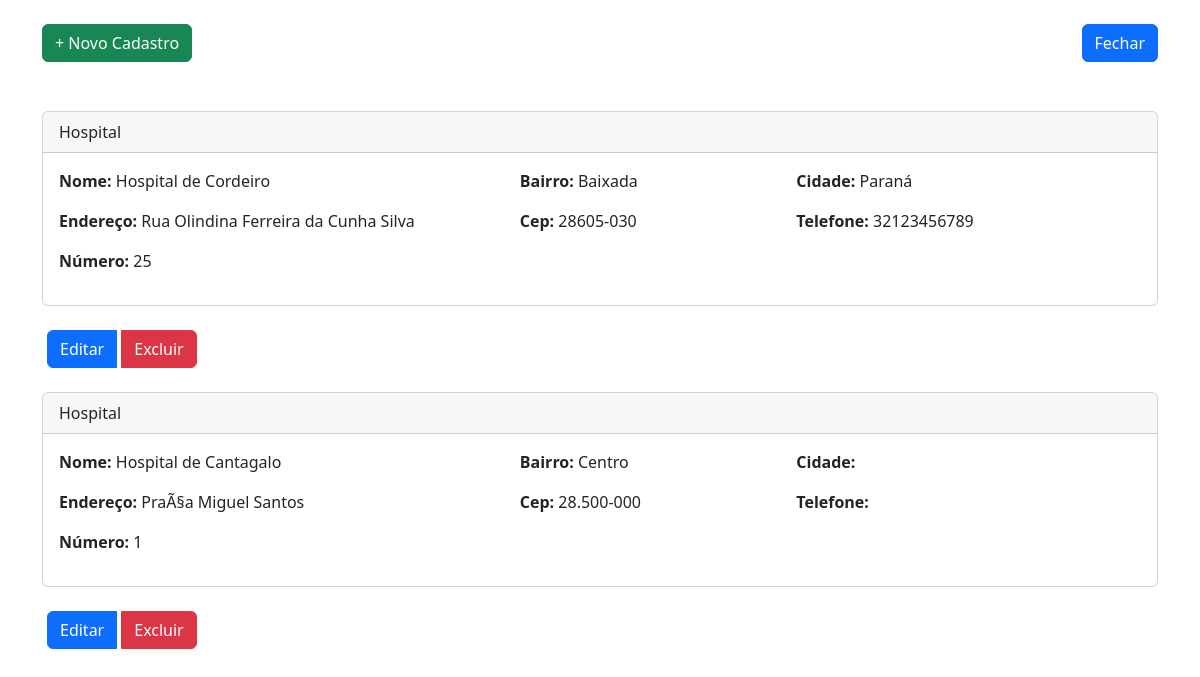
Page /App/views/user/HospitalView/indexHospital.php on the earlier database version.
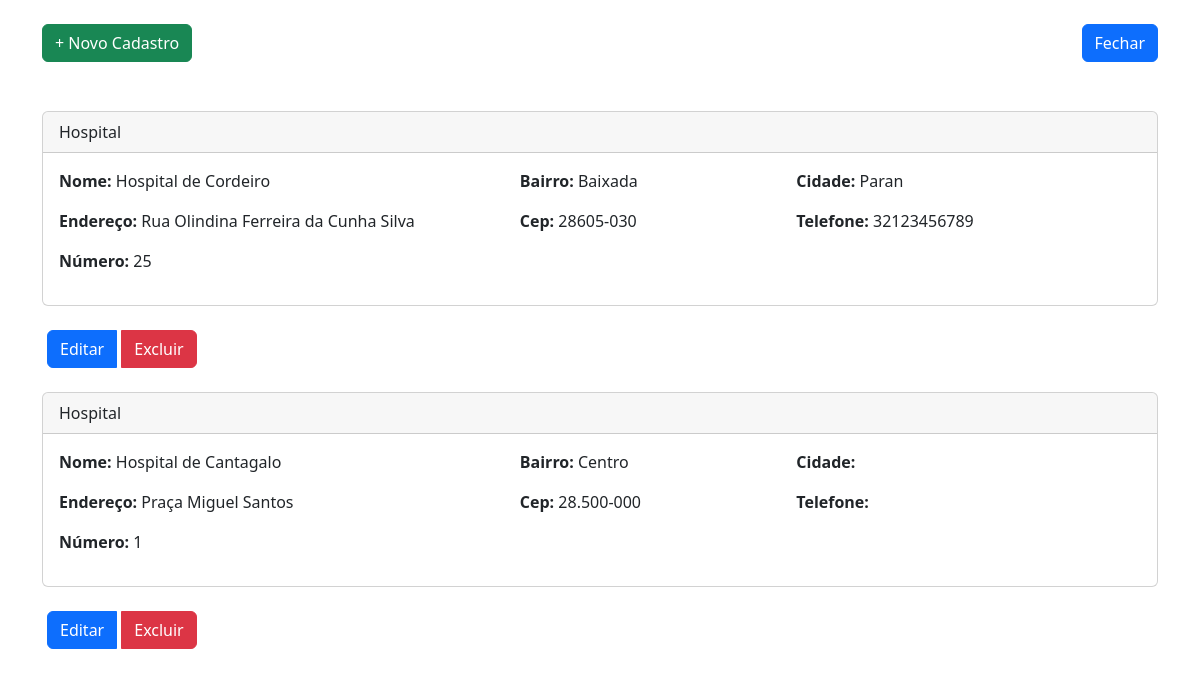
Same page on the later database version.
### tables this page shows
CREATE TABLE IF NOT EXISTS `hospitais` (
  `id` int NOT NULL AUTO_INCREMENT,
  `nome` varchar(150) NOT NULL,
  `endereco` varchar(150) NOT NULL,
  `numero` int NOT NULL,
  `bairro` varchar(60) NOT NULL,
  `cep` varchar(10) NOT NULL,
  `cidade` varchar(220) NOT NULL,
  `telefone` varchar(13) NOT NULL,
  `created` datetime NOT NULL,
  `modified` datetime DEFAULT NULL,
  PRIMARY KEY (`id`)
);

### App/config/conexao.php (called while the page is built, shortened)
<?php
class Banco
{
    protected $mysqli;
    private function conexao($servidor, $usuario, $senha, $banco)
    {
        try {
            $this->mysqli = new mysqli($servidor, $usuario, $senha, $banco);
        } catch (Exception $e) {
            die($e->getMessage());
        }
    }
    public function getConexao()
    {
        return $this->mysqli;
    }
}
?>

### App/controllers/Hospital/HospitalListarController.php (called while the page is built)
<?php
require_once (__DIR__ ."/../../models/HospitalModel.php");
class listarHospital
{    private $listar;
    public function __construct(){
        $this->listar = new Hospital();
        $this->listarTodos();
    }
    public function listarTodos(){
        return $this->listar->listarHospitais();
    }
 }
?>

### App/models/HospitalModel.php (called while the page is built, shortened)
<?php
require_once (__DIR__ ."/../dao/HospitalDAO.php");
class Hospital extends Banco
{
    private $hospitalDAO;
    public function __construct()
    {
        $this->hospitalDAO = new HospitalDAO();
    }
    public function listarHospitais()
    {
        return $this->hospitalDAO->getHospital();
    }
}
?>

### App/dao/HospitalDAO.php (called while the page is built, shortened)
<?php
require_once(__DIR__ . "/../config/conexao.php");
class HospitalDAO
{
    protected $conexao;
    public function __construct()
    {
        $this->conexao = new Banco();
    }
    public function getHospital()
    {
        try {
            $stmt = $this->conexao->getConexao()->prepare("SELECT * FROM hospitais ORDER BY id DESC ");
            $stmt->execute();
            $result = $stmt->get_result();
            while ($row = $result->fetch_assoc()) {
                $hospital [] = $row;
            }
            return $hospital;
        } catch (Exception $e) {
            echo "Erro ao listar hospitais: " . $e->getMessage();
            return [];
        }
    }
}
?>

### App/views/user/HospitalView/indexHospital.php (the view, shortened to what this page needs)
<?php
require_once("../../../controllers/Hospital/HospitalListarController.php");
$controller = new listarHospital();
$row = $controller->listarTodos();
?>
<!DOCTYPE html>
<html lang="en">
<head>
    <link href="https://cdn.jsdelivr.net/npm/bootstrap@5.2.1/dist/css/bootstrap.min.css" rel="stylesheet"
>
</head>
<body>
<div class="container">
    <header class="d-flex justify-content-between my-4">
        <p class="text-right"><a href="CriarHospital.php" class="btn btn-success">+ Novo Cadastro</a></p>
        <a href="../../home.php" class="btn btn-primary" style="margin-bottom: 25px;">Fechar</a>
    </header>
    <?php foreach ($row as $value): ?>
        <div class="card">
            <div class="card-header">Hospital</div>
            <div class="card-body">
                <div class="row">
                    <div class="col-md-5">
                        <p><strong>Nome:</strong> <?php echo $value['nome']; ?></p>
                        <p><strong>Endereço:</strong> <?php echo $value['endereco']; ?></p>
                    </div>
                    <div class="col-md-3">
                        <p><strong>Bairro:</strong> <?php echo $value['bairro']; ?></p>
                        <p><strong>Cep:</strong> <?php echo $value['cep']; ?></p>
                    </div>
                    <div class="col-md-3">
                        <p><strong>Cidade:</strong> <?php echo $value['cidade']; ?></p>
                        <p><strong>Telefone:</strong> <?php echo $value['telefone']; ?></p>
                    </div>
                    <div class="col-md-3">
                        <p><strong>Número:</strong> <?php echo $value['numero']; ?></p>
                    </div>
                </div>
            </div>
        </div>
        <br>
        <div class="col-md-3 text-right">
            <div class="btn-group">
                <a class="btn btn-primary" style="margin-left: 5px; margin-right: 5px;"
                   href="../../user/HospitalView/editarHospital.php?id=<?php echo $value['id']; ?>">Editar</a>
                <a class="btn btn-danger"
                   href="../../../controllers/Hospital/HospitalDeletarController.php?id=<?php echo $value['id']; ?>">Excluir</a>
            </div>
        </div>
        <br>
    <?php endforeach; ?>
</div>
</body>
</html>

Differences in the rows shown:
changed hospitais "Hospital de Cordeiro": cidade "Paraná" → "Paran"
changed hospitais "Hospital de Cantagalo": endereco "PraÃ§a Miguel Santos" → "Praça Miguel Santos"
